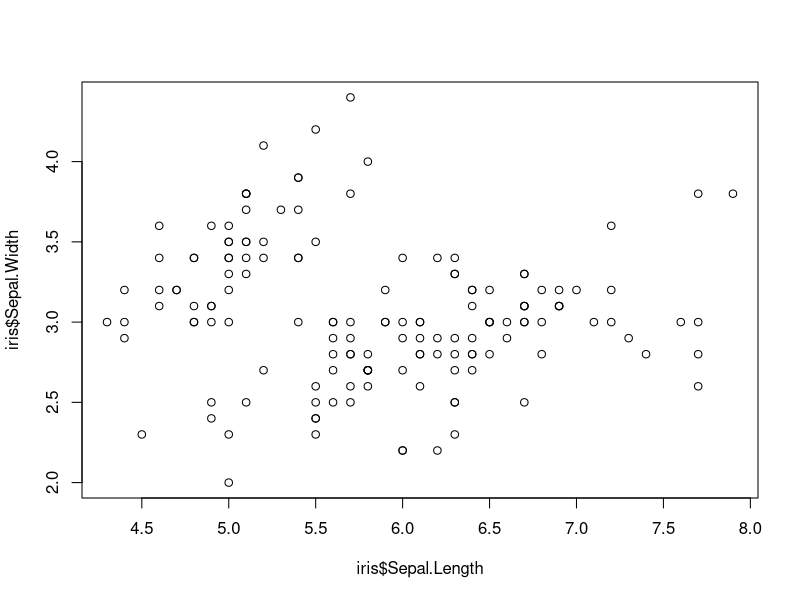
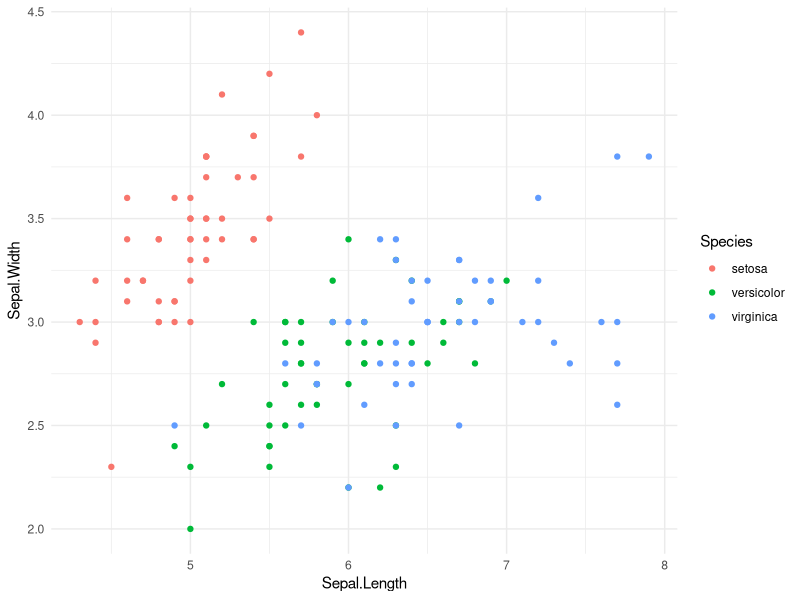
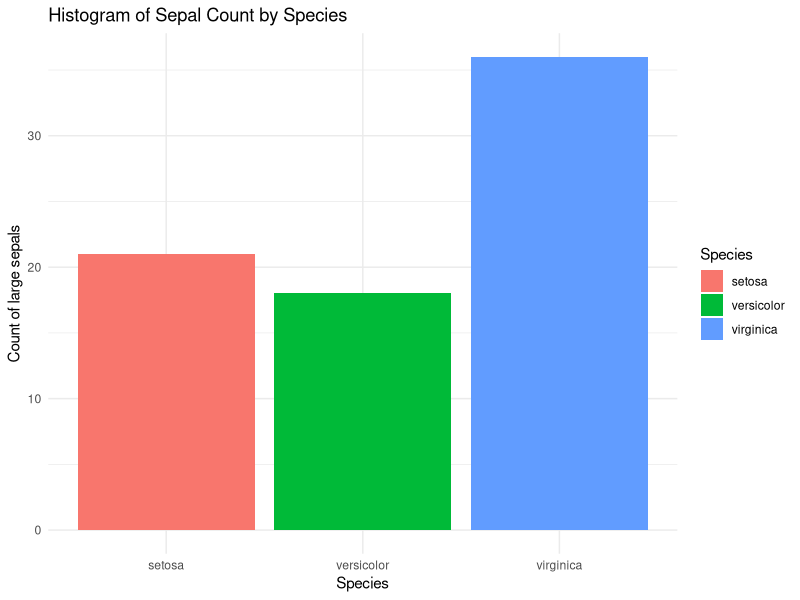
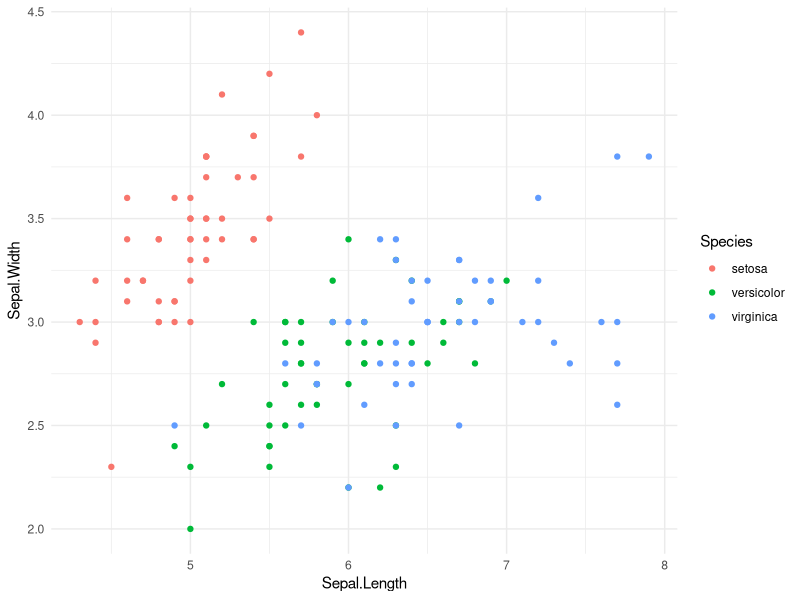

Write R code to recreate these figures, in order. (Note: this script raises an error after producing the figures.)
## ---- chunk 1
packages <- c("ggplot2", "readxl", "dplyr", "tidyr","xtable")
# Install packages not yet installed
installed_packages <- packages %in% rownames(installed.packages())
if (any(installed_packages == FALSE)) {
  install.packages(packages[!installed_packages])
}
# Packages loading
invisible(lapply(packages, library, character.only = TRUE))
## ---- chunk 2
#-------------------------------------------------------------------------------
# This script opens a dataset and proceeds
# to data visualization.
#
# Author: Matéo Moglia
# Date: 12/02/2025
#-------------------------------------------------------------------------------

# Set your working directory
setwd("/Users/mmoglia/Dropbox/courses/polytechnique/2025_eco1s002/site")
path <- "/Users/mmoglia/Dropbox/courses/polytechnique/2025_eco1s002/site"
## ---- chunk 3
data = iris # Attribute to data the data set iris
class(data) # Check its class
head(data) # Preview the first lines of data
## ---- chunk 4
table(data$Species) # To make a frequency table
summary(data$Sepal.Length) # To provide summary statistics
## ---- chunk 5
plot(iris$Sepal.Length,iris$Sepal.Width)
## ---- chunk 6
g1 <- ggplot(data = data, mapping = aes(x = Sepal.Length, y = Sepal.Width, color = Species)) +
  geom_point() +
  theme_minimal()
g1
## ---- chunk 7
ggsave(filename = paste0(path,"/output/graph_iris.png"),plot = g1)
## ---- chunk 8
# Base R: Filter rows where Species is "setosa"
base_setosa <- data[data$Species == "setosa", ]
head(base_setosa)
## ---- chunk 9
# dplyr: Filter rows where Species is "setosa"
dplyr_setosa <- iris %>% 
  filter(Species == "setosa")
head(dplyr_setosa)
## ---- chunk 10
# Base R: Select only Sepal.Length and Sepal.Width columns
base_columns <- iris[, c("Sepal.Length", "Sepal.Width")]
head(base_columns)

# dplyr: Select only Sepal.Length and Sepal.Width columns
dplyr_columns <- iris %>% 
  select(Sepal.Length, Sepal.Width)
head(dplyr_columns)
## ---- chunk 11
# Base R: Create a new column with Sepal.Area (Sepal.Length * Sepal.Width)
iris$Sepal.Area <- iris$Sepal.Length * iris$Sepal.Width
head(iris)

# dplyr: Create a new column with Sepal.Area (Sepal.Length * Sepal.Width)
dplyr_iris <- iris %>% 
  mutate(Sepal.Area = Sepal.Length * Sepal.Width)
head(dplyr_iris)
## ---- chunk 12
dplyr_grouped <- iris %>%
  mutate(Sepal.Area = Sepal.Length * Sepal.Width) %>%
  mutate(is.Sepal.Large = ifelse(Sepal.Area > median(Sepal.Area),1,0)) %>% 
  group_by(Species) %>%
  summarize(mean_sepal_length = mean(Sepal.Length),
            count_sepal_large = sum(is.Sepal.Large))
print(dplyr_grouped)
## ---- chunk 13
ggplot(dplyr_grouped, aes(x = Species, y = count_sepal_large, fill = Species)) +
  geom_bar(stat = "identity") +
  labs(title = "Histogram of Sepal Count by Species",
       x = "Species", y = "Count of large sepals") +
  theme_minimal()
## ---- chunk 14
colnames(dplyr_grouped) <- c("Species", "Mean_Sepal_Length", "Count_Sepal_Large")
print(xtable(dplyr_grouped), type = "latex", file = paste0(path,"/output/sepal_large.tex"))
